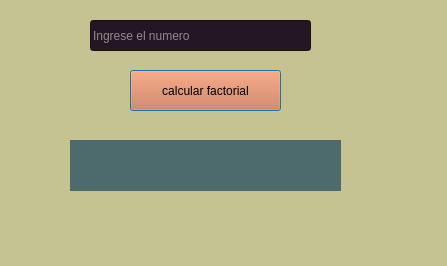
<?xml version="1.0" encoding="UTF-8"?>
<ui version="4.0">
 <class>Dialog</class>
 <widget class="QDialog" name="Dialog">
  <property name="geometry">
   <rect>
    <x>0</x>
    <y>0</y>
    <width>447</width>
    <height>266</height>
   </rect>
  </property>
  <property name="windowTitle">
   <string>Indice de masa corporal</string>
  </property>
  <property name="styleSheet">
   <string notr="true">background-color: rgb(197, 195, 146);</string>
  </property>
  <widget class="QLineEdit" name="txt_numero">
   <property name="geometry">
    <rect>
     <x>90</x>
     <y>20</y>
     <width>221</width>
     <height>31</height>
    </rect>
   </property>
   <property name="palette">
    <palette>
     <active>
      <colorrole role="WindowText">
       <brush brushstyle="SolidPattern">
        <color alpha="255">
         <red>255</red>
         <green>255</green>
         <blue>255</blue>
        </color>
       </brush>
      </colorrole>
      <colorrole role="Button">
       <brush brushstyle="SolidPattern">
        <color alpha="255">
         <red>36</red>
         <green>22</green>
         <blue>35</blue>
        </color>
       </brush>
      </colorrole>
      <colorrole role="Light">
       <brush brushstyle="SolidPattern">
        <color alpha="255">
         <red>255</red>
         <green>255</green>
         <blue>255</blue>
        </color>
       </brush>
      </colorrole>
      <colorrole role="Midlight">
       <brush brushstyle="SolidPattern">
        <color alpha="255">
         <red>255</red>
         <green>255</green>
         <blue>255</blue>
        </color>
       </brush>
      </colorrole>
      <colorrole role="Dark">
       <brush brushstyle="SolidPattern">
        <color alpha="255">
         <red>255</red>
         <green>255</green>
         <blue>255</blue>
        </color>
       </brush>
      </colorrole>
      <colorrole role="Mid">
       <brush brushstyle="SolidPattern">
        <color alpha="255">
         <red>255</red>
         <green>255</green>
         <blue>255</blue>
        </color>
       </brush>
      </colorrole>
      <colorrole role="Text">
       <brush brushstyle="SolidPattern">
        <color alpha="255">
         <red>255</red>
         <green>255</green>
         <blue>255</blue>
        </color>
       </brush>
      </colorrole>
      <colorrole role="ButtonText">
       <brush brushstyle="SolidPattern">
        <color alpha="255">
         <red>255</red>
         <green>255</green>
         <blue>255</blue>
        </color>
       </brush>
      </colorrole>
      <colorrole role="Base">
       <brush brushstyle="SolidPattern">
        <color alpha="255">
         <red>36</red>
         <green>22</green>
         <blue>35</blue>
        </color>
       </brush>
      </colorrole>
      <colorrole role="Window">
       <brush brushstyle="SolidPattern">
        <color alpha="255">
         <red>36</red>
         <green>22</green>
         <blue>35</blue>
        </color>
       </brush>
      </colorrole>
      <colorrole role="Shadow">
       <brush brushstyle="SolidPattern">
        <color alpha="255">
         <red>255</red>
         <green>255</green>
         <blue>255</blue>
        </color>
       </brush>
      </colorrole>
      <colorrole role="Highlight">
       <brush brushstyle="SolidPattern">
        <color alpha="255">
         <red>255</red>
         <green>255</green>
         <blue>255</blue>
        </color>
       </brush>
      </colorrole>
      <colorrole role="HighlightedText">
       <brush brushstyle="SolidPattern">
        <color alpha="255">
         <red>254</red>
         <green>254</green>
         <blue>254</blue>
        </color>
       </brush>
      </colorrole>
      <colorrole role="Link">
       <brush brushstyle="SolidPattern">
        <color alpha="255">
         <red>255</red>
         <green>255</green>
         <blue>255</blue>
        </color>
       </brush>
      </colorrole>
      <colorrole role="LinkVisited">
       <brush brushstyle="SolidPattern">
        <color alpha="255">
         <red>255</red>
         <green>255</green>
         <blue>255</blue>
        </color>
       </brush>
      </colorrole>
      <colorrole role="AlternateBase">
       <brush brushstyle="SolidPattern">
        <color alpha="255">
         <red>255</red>
         <green>255</green>
         <blue>255</blue>
        </color>
       </brush>
      </colorrole>
      <colorrole role="ToolTipBase">
       <brush brushstyle="SolidPattern">
        <color alpha="255">
         <red>255</red>
         <green>255</green>
         <blue>255</blue>
        </color>
       </brush>
      </colorrole>
      <colorrole role="ToolTipText">
       <brush brushstyle="SolidPattern">
        <color alpha="255">
         <red>255</red>
         <green>255</green>
         <blue>255</blue>
        </color>
       </brush>
      </colorrole>
      <colorrole role="PlaceholderText">
       <brush brushstyle="SolidPattern">
        <color alpha="128">
         <red>255</red>
         <green>255</green>
         <blue>255</blue>
        </color>
       </brush>
      </colorrole>
     </active>
     <inactive>
      <colorrole role="WindowText">
       <brush brushstyle="SolidPattern">
        <color alpha="255">
         <red>255</red>
         <green>255</green>
         <blue>255</blue>
        </color>
       </brush>
      </colorrole>
      <colorrole role="Button">
       <brush brushstyle="SolidPattern">
        <color alpha="255">
         <red>36</red>
         <green>22</green>
         <blue>35</blue>
        </color>
       </brush>
      </colorrole>
      <colorrole role="Light">
       <brush brushstyle="SolidPattern">
        <color alpha="255">
         <red>36</red>
         <green>22</green>
         <blue>35</blue>
        </color>
       </brush>
      </colorrole>
      <colorrole role="Midlight">
       <brush brushstyle="SolidPattern">
        <color alpha="255">
         <red>36</red>
         <green>22</green>
         <blue>35</blue>
        </color>
       </brush>
      </colorrole>
      <colorrole role="Dark">
       <brush brushstyle="SolidPattern">
        <color alpha="255">
         <red>160</red>
         <green>160</green>
         <blue>160</blue>
        </color>
       </brush>
      </colorrole>
      <colorrole role="Mid">
       <brush brushstyle="SolidPattern">
        <color alpha="255">
         <red>160</red>
         <green>160</green>
         <blue>160</blue>
        </color>
       </brush>
      </colorrole>
      <colorrole role="Text">
       <brush brushstyle="SolidPattern">
        <color alpha="255">
         <red>255</red>
         <green>255</green>
         <blue>255</blue>
        </color>
       </brush>
      </colorrole>
      <colorrole role="ButtonText">
       <brush brushstyle="SolidPattern">
        <color alpha="255">
         <red>255</red>
         <green>255</green>
         <blue>255</blue>
        </color>
       </brush>
      </colorrole>
      <colorrole role="Base">
       <brush brushstyle="SolidPattern">
        <color alpha="255">
         <red>36</red>
         <green>22</green>
         <blue>35</blue>
        </color>
       </brush>
      </colorrole>
      <colorrole role="Window">
       <brush brushstyle="SolidPattern">
        <color alpha="255">
         <red>36</red>
         <green>22</green>
         <blue>35</blue>
        </color>
       </brush>
      </colorrole>
      <colorrole role="Shadow">
       <brush brushstyle="SolidPattern">
        <color alpha="255">
         <red>105</red>
         <green>105</green>
         <blue>105</blue>
        </color>
       </brush>
      </colorrole>
      <colorrole role="Highlight">
       <brush brushstyle="SolidPattern">
        <color alpha="255">
         <red>240</red>
         <green>240</green>
         <blue>240</blue>
        </color>
       </brush>
      </colorrole>
      <colorrole role="HighlightedText">
       <brush brushstyle="SolidPattern">
        <color alpha="255">
         <red>254</red>
         <green>254</green>
         <blue>254</blue>
        </color>
       </brush>
      </colorrole>
      <colorrole role="Link">
       <brush brushstyle="SolidPattern">
        <color alpha="255">
         <red>0</red>
         <green>0</green>
         <blue>255</blue>
        </color>
       </brush>
      </colorrole>
      <colorrole role="LinkVisited">
       <brush brushstyle="SolidPattern">
        <color alpha="255">
         <red>255</red>
         <green>0</green>
         <blue>255</blue>
        </color>
       </brush>
      </colorrole>
      <colorrole role="AlternateBase">
       <brush brushstyle="SolidPattern">
        <color alpha="255">
         <red>246</red>
         <green>246</green>
         <blue>246</blue>
        </color>
       </brush>
      </colorrole>
      <colorrole role="ToolTipBase">
       <brush brushstyle="SolidPattern">
        <color alpha="255">
         <red>255</red>
         <green>255</green>
         <blue>220</blue>
        </color>
       </brush>
      </colorrole>
      <colorrole role="ToolTipText">
       <brush brushstyle="SolidPattern">
        <color alpha="255">
         <red>0</red>
         <green>0</green>
         <blue>0</blue>
        </color>
       </brush>
      </colorrole>
      <colorrole role="PlaceholderText">
       <brush brushstyle="SolidPattern">
        <color alpha="128">
         <red>255</red>
         <green>255</green>
         <blue>255</blue>
        </color>
       </brush>
      </colorrole>
     </inactive>
     <disabled>
      <colorrole role="WindowText">
       <brush brushstyle="SolidPattern">
        <color alpha="255">
         <red>255</red>
         <green>255</green>
         <blue>255</blue>
        </color>
       </brush>
      </colorrole>
      <colorrole role="Button">
       <brush brushstyle="SolidPattern">
        <color alpha="255">
         <red>36</red>
         <green>22</green>
         <blue>35</blue>
        </color>
       </brush>
      </colorrole>
      <colorrole role="Light">
       <brush brushstyle="SolidPattern">
        <color alpha="255">
         <red>36</red>
         <green>22</green>
         <blue>35</blue>
        </color>
       </brush>
      </colorrole>
      <colorrole role="Midlight">
       <brush brushstyle="SolidPattern">
        <color alpha="255">
         <red>36</red>
         <green>22</green>
         <blue>35</blue>
        </color>
       </brush>
      </colorrole>
      <colorrole role="Dark">
       <brush brushstyle="SolidPattern">
        <color alpha="255">
         <red>160</red>
         <green>160</green>
         <blue>160</blue>
        </color>
       </brush>
      </colorrole>
      <colorrole role="Mid">
       <brush brushstyle="SolidPattern">
        <color alpha="255">
         <red>160</red>
         <green>160</green>
         <blue>160</blue>
        </color>
       </brush>
      </colorrole>
      <colorrole role="Text">
       <brush brushstyle="SolidPattern">
        <color alpha="255">
         <red>255</red>
         <green>255</green>
         <blue>255</blue>
        </color>
       </brush>
      </colorrole>
      <colorrole role="ButtonText">
       <brush brushstyle="SolidPattern">
        <color alpha="255">
         <red>255</red>
         <green>255</green>
         <blue>255</blue>
        </color>
       </brush>
      </colorrole>
      <colorrole role="Base">
       <brush brushstyle="SolidPattern">
        <color alpha="255">
         <red>36</red>
         <green>22</green>
         <blue>35</blue>
        </color>
       </brush>
      </colorrole>
      <colorrole role="Window">
       <brush brushstyle="SolidPattern">
        <color alpha="255">
         <red>36</red>
         <green>22</green>
         <blue>35</blue>
        </color>
       </brush>
      </colorrole>
      <colorrole role="Shadow">
       <brush brushstyle="SolidPattern">
        <color alpha="255">
         <red>0</red>
         <green>0</green>
         <blue>0</blue>
        </color>
       </brush>
      </colorrole>
      <colorrole role="Highlight">
       <brush brushstyle="SolidPattern">
        <color alpha="255">
         <red>0</red>
         <green>120</green>
         <blue>215</blue>
        </color>
       </brush>
      </colorrole>
      <colorrole role="HighlightedText">
       <brush brushstyle="SolidPattern">
        <color alpha="255">
         <red>254</red>
         <green>254</green>
         <blue>254</blue>
        </color>
       </brush>
      </colorrole>
      <colorrole role="Link">
       <brush brushstyle="SolidPattern">
        <color alpha="255">
         <red>0</red>
         <green>0</green>
         <blue>255</blue>
        </color>
       </brush>
      </colorrole>
      <colorrole role="LinkVisited">
       <brush brushstyle="SolidPattern">
        <color alpha="255">
         <red>255</red>
         <green>0</green>
         <blue>255</blue>
        </color>
       </brush>
      </colorrole>
      <colorrole role="AlternateBase">
       <brush brushstyle="SolidPattern">
        <color alpha="255">
         <red>246</red>
         <green>246</green>
         <blue>246</blue>
        </color>
       </brush>
      </colorrole>
      <colorrole role="ToolTipBase">
       <brush brushstyle="SolidPattern">
        <color alpha="255">
         <red>255</red>
         <green>255</green>
         <blue>220</blue>
        </color>
       </brush>
      </colorrole>
      <colorrole role="ToolTipText">
       <brush brushstyle="SolidPattern">
        <color alpha="255">
         <red>0</red>
         <green>0</green>
         <blue>0</blue>
        </color>
       </brush>
      </colorrole>
      <colorrole role="PlaceholderText">
       <brush brushstyle="SolidPattern">
        <color alpha="128">
         <red>0</red>
         <green>0</green>
         <blue>0</blue>
        </color>
       </brush>
      </colorrole>
     </disabled>
    </palette>
   </property>
   <property name="styleSheet">
    <string notr="true">background-color: rgb(36, 22, 35);
color: rgb(255, 255, 255);</string>
   </property>
   <property name="placeholderText">
    <string>Ingrese el numero </string>
   </property>
  </widget>
  <widget class="QPushButton" name="btn_calcular">
   <property name="geometry">
    <rect>
     <x>130</x>
     <y>70</y>
     <width>151</width>
     <height>41</height>
    </rect>
   </property>
   <property name="palette">
    <palette>
     <active>
      <colorrole role="Button">
       <brush brushstyle="SolidPattern">
        <color alpha="255">
         <red>213</red>
         <green>111</green>
         <blue>61</blue>
        </color>
       </brush>
      </colorrole>
      <colorrole role="Text">
       <brush brushstyle="SolidPattern">
        <color alpha="255">
         <red>36</red>
         <green>22</green>
         <blue>35</blue>
        </color>
       </brush>
      </colorrole>
      <colorrole role="Base">
       <brush brushstyle="SolidPattern">
        <color alpha="255">
         <red>213</red>
         <green>111</green>
         <blue>61</blue>
        </color>
       </brush>
      </colorrole>
      <colorrole role="Window">
       <brush brushstyle="SolidPattern">
        <color alpha="255">
         <red>213</red>
         <green>111</green>
         <blue>61</blue>
        </color>
       </brush>
      </colorrole>
      <colorrole role="PlaceholderText">
       <brush brushstyle="SolidPattern">
        <color alpha="128">
         <red>36</red>
         <green>22</green>
         <blue>35</blue>
        </color>
       </brush>
      </colorrole>
     </active>
     <inactive>
      <colorrole role="Button">
       <brush brushstyle="SolidPattern">
        <color alpha="255">
         <red>213</red>
         <green>111</green>
         <blue>61</blue>
        </color>
       </brush>
      </colorrole>
      <colorrole role="Text">
       <brush brushstyle="SolidPattern">
        <color alpha="255">
         <red>36</red>
         <green>22</green>
         <blue>35</blue>
        </color>
       </brush>
      </colorrole>
      <colorrole role="Base">
       <brush brushstyle="SolidPattern">
        <color alpha="255">
         <red>213</red>
         <green>111</green>
         <blue>61</blue>
        </color>
       </brush>
      </colorrole>
      <colorrole role="Window">
       <brush brushstyle="SolidPattern">
        <color alpha="255">
         <red>213</red>
         <green>111</green>
         <blue>61</blue>
        </color>
       </brush>
      </colorrole>
      <colorrole role="PlaceholderText">
       <brush brushstyle="SolidPattern">
        <color alpha="128">
         <red>36</red>
         <green>22</green>
         <blue>35</blue>
        </color>
       </brush>
      </colorrole>
     </inactive>
     <disabled>
      <colorrole role="Button">
       <brush brushstyle="SolidPattern">
        <color alpha="255">
         <red>213</red>
         <green>111</green>
         <blue>61</blue>
        </color>
       </brush>
      </colorrole>
      <colorrole role="Text">
       <brush brushstyle="SolidPattern">
        <color alpha="255">
         <red>120</red>
         <green>120</green>
         <blue>120</blue>
        </color>
       </brush>
      </colorrole>
      <colorrole role="Base">
       <brush brushstyle="SolidPattern">
        <color alpha="255">
         <red>213</red>
         <green>111</green>
         <blue>61</blue>
        </color>
       </brush>
      </colorrole>
      <colorrole role="Window">
       <brush brushstyle="SolidPattern">
        <color alpha="255">
         <red>213</red>
         <green>111</green>
         <blue>61</blue>
        </color>
       </brush>
      </colorrole>
      <colorrole role="PlaceholderText">
       <brush brushstyle="SolidPattern">
        <color alpha="128">
         <red>0</red>
         <green>0</green>
         <blue>0</blue>
        </color>
       </brush>
      </colorrole>
     </disabled>
    </palette>
   </property>
   <property name="styleSheet">
    <string notr="true">
background-color: rgb(213, 111, 61);</string>
   </property>
   <property name="text">
    <string>calcular factorial</string>
   </property>
  </widget>
  <widget class="QLabel" name="txt_resultado">
   <property name="geometry">
    <rect>
     <x>70</x>
     <y>140</y>
     <width>271</width>
     <height>51</height>
    </rect>
   </property>
   <property name="font">
    <font>
     <family>MS Shell Dlg 2</family>
     <pointsize>8</pointsize>
     <weight>50</weight>
     <italic>false</italic>
     <bold>false</bold>
    </font>
   </property>
   <property name="styleSheet">
    <string notr="true">background-color: rgb(77, 106, 109);
color: rgb(255, 255, 255);
font: 8pt &quot;MS Shell Dlg 2&quot;;</string>
   </property>
   <property name="text">
    <string/>
   </property>
  </widget>
 </widget>
 <resources/>
 <connections/>
</ui>
